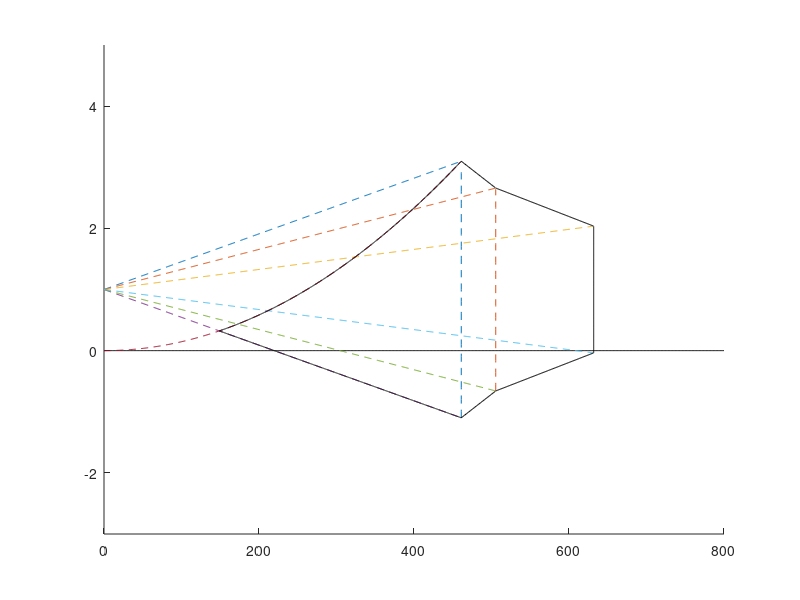

Recreate this plot in MATLAB. (Note: this script raises an error after producing the figure.)
c=1.0
mVb=0.004553
mVc=0.003283
mVd=0.001641
Vb=460.9783
Vc=505.4711
Vd=631.8389

B1=c+mVb*Vb
C1=c+mVc*Vc
D1=c+mVd*Vd
D2=c-mVd*Vd
C2=c-mVc*Vc
B2=c-mVb*Vb

xa=0:1:800
ya=0*ones(size(xa))
xb=0:1:Vb
yb=c+mVb*xb
yb2=c-mVb*xb
xc=0:1:Vc
yc=c+mVc*xc
yc2=c-mVc*xc
xd=0:1:Vd
yd=c+mVd*xd
yd2=c-mVd*xd
M=B1/(Vb.^2)
yp=M*(xb.^2)
yv1=B2:0.1:B1
yv2=C2:0.1:C1
xv1=Vb*ones(size(yv1))
xv2=Vc*ones(size(yv2))

Mbc=(B1-C1)/(Vb-Vc)
Mbc2=(B2-C2)/(Vb-Vc)
Mcd=(C1-D1)/(Vc-Vd)
Mcd2=(C2-D2)/(Vc-Vd)


X=(c - (2*M*c - mVb*(mVb^2 + 4*M*c)^(1/2) + mVb^2)/(2*M))/mVb
Y=(2*M*c - mVb*(mVb^2 + 4*M*c)^(1/2) + mVb^2)/(2*M)

yD=D2:0.01:D1
xD=Vd*ones(size(yD))
xbc=Vb:1:Vc
xcd=Vc:1:Vd
yB1=B1+Mbc*(xbc-Vb)
yC1=C1+Mcd*(xcd-Vc)
yB2=B2+Mbc2*(xbc-Vb)
yC2=C2+Mcd2*(xcd-Vc)
xA=X:0.1:Vb
yA1=M*(xA.^2)
yA2=-mVb*xA+c
hold on
plot(xa,ya,'k')
plot(xb,yb,'--',xc,yc,'--',xd,yd,'--',xb,yb2,'--',xc,yc2,'--',xd,yd2,'--',xb,yp,'--',xv1,yv1,'--',xv2,yv2,'--')
plot(xA,yA1,'k',xA,yA2,'k',xD,yD,'k',xbc,yB1,'k',xcd,yC1,'k',xbc,yB2,'k',xcd,yC2,'k')
hold off
ax=gca
xlim([0 800])
ylim([-3 5])
ax.XTick=[0 Vb Vc Vd]
ax.YTick=[-1.0 0 1.0]
title('V-n Gust Diagram')
xlabel('Speed V in KEAS')
ylabel('Load Factor n')
